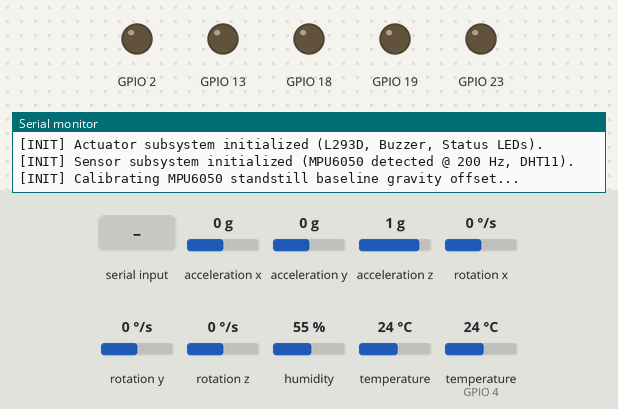
This program was run on a simulated ESP32. On the bench: output pins drawn as LEDs (lit = HIGH), the last lines printed to the serial monitor. Inputs (shaded band) come from the test bench; at power-on: acceleration z 1 g, acceleration x 0 g, acceleration y 0 g, rotation x 0 °/s, rotation y 0 °/s, rotation z 0 °/s, humidity 55 %, temperature 24 °C, temperature (sensor on GPIO 4) 24 °C.

Above: at 0.1 s.
At 2.0 s:
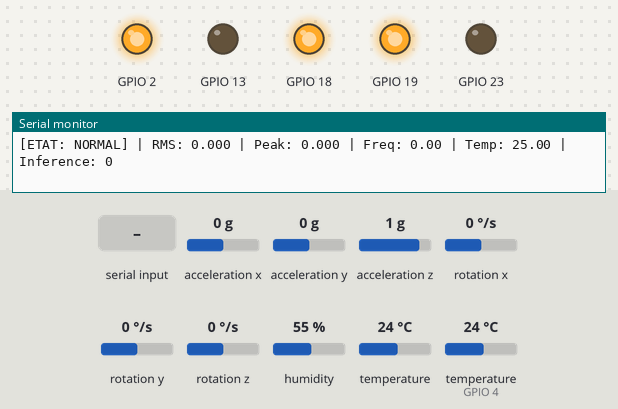
2.1 s: acceleration z set to -1.4 g
At 2.32 s:
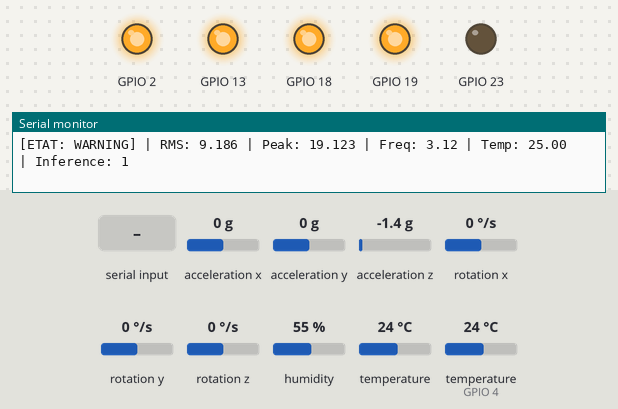
3.9 s: "1\n" received over Serial
Timing chart, 0 to 6.9 s (numbered marks = the images above; inputs shaded):
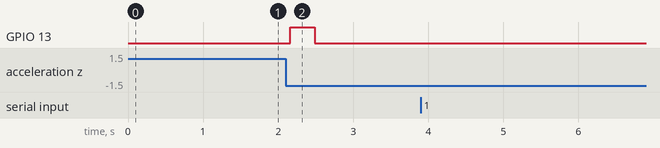

Measured:
- after the input at 2.1 s, GPIO 13: LOW → HIGH after 0.06 s, → LOW 0.33 s later

The program:

main.cpp
```cpp
/**
 * @file main.cpp
 * @brief Production Firmware Entry Point: Industrial Predictive Maintenance for DC Motor
 *
 * Unites:
 *  - 200 Hz MPU6050 Accelerometer Sampling & Calibration (Sensors)
 *  - Non-blocking 0.5 Hz DHT11 Temperature Polling (Sensors)
 *  - Real-Time 64-point FFT & Feature Extraction (DSPPipeline)
 *  - Edge TinyML Random Forest Anomaly Classification (model.h)
 *  - 5-State Safety Finite State Machine with 3-Frame Debounce (ActuatorControl)
 *  - L293D Dual H-Bridge Motor Control & Acoustic/Visual Signaling
 *  - Projector-Friendly Telemetry Stream & Non-Blocking Serial Fault Injection
 *
 * Target: ESP32 DevKit V1 (Arduino Framework) & Native Host Simulation
 * Zero dynamic heap allocations in steady-state loop.
 */

#ifndef UNIT_TEST

#include <Arduino.h>
#include "config.h"
#include "sensors.h"
#include "dsp_pipeline.h"
#include "model.h"
#include "actuator_control.h"

// =============================================================================
// Static Global Subsystems (Zero Dynamic Memory Allocation)
// =============================================================================
static DSPPipeline s_dsp_pipeline;
static unsigned long s_last_sample_micros = 0;
static unsigned long s_last_dht_millis = 0;
static float s_current_temperature = 25.0f;

// =============================================================================
// System Setup & Hardware Initialization
// =============================================================================
void setup() {
    // 1. Initialize Serial Communication at 115200 baud
    Serial.begin(SERIAL_BAUD_RATE);

    // Allow USB CDC / UART to stabilize
    unsigned long serial_wait_start = millis();
    while (!Serial && (millis() - serial_wait_start < 2000)) {
        // Wait for serial on native USB boards if attached
    }

    Serial.println();
    Serial.println("================================================================");
    Serial.println("   INDUSTRIAL PREDICTIVE MAINTENANCE SYSTEM - DC MOTOR (ESP32)  ");
    Serial.println("   Edge TinyML (Random Forest) + 64-pt FFT DSP + Safety FSM     ");
    Serial.println("================================================================");
    Serial.println("[INIT] Bootstrapping hardware peripherals and control loops...");

    // 2. Initialize Actuators (Motor PWM, Direction GPIOs, Buzzer, Status LEDs)
    Actuator_Init();
    Serial.println("[INIT] Actuator subsystem initialized (L293D, Buzzer, Status LEDs).");

    // 3. Initialize Sensors (I2C MPU6050 Accelerometer & 1-Wire DHT11)
    Sensors_Init();
    if (Sensors_IsMPUHealthy()) {
        Serial.println("[INIT] Sensor subsystem initialized (MPU6050 detected @ 200 Hz, DHT11).");
    } else {
        Serial.println("[INIT] [NOTE] MPU6050 hardware non détecté sur le bus I2C (SDA:21, SCL:22).");
        Serial.println("[INIT] -> Mode simulation de secours actif (télémétrie nominale & commandes de démo actives).");
    }

    // 4. Standstill Baseline Calibration (100 samples = ~500 ms)
    Serial.println("[INIT] Calibrating MPU6050 standstill baseline gravity offset...");
    Sensors_Calibrate(100);
    Serial.print("[INIT] Baseline gravity offset: ");
    Serial.print(Sensors_GetCalibrationOffset(), 3);
    Serial.println(" m/s^2");

    // 5. Arm Safety State Machine to STATE_NORMAL and Soft-Start Motor
    Actuator_Rearm();

    // 6. Display Diagnostics and Interactive Command Menu
    Actuator_PrintStatus();
    Actuator_PrintHelp();

    Serial.println("[INIT] System operational. Telemetry stream started.");
    Serial.println("----------------------------------------------------------------");

    // 7. Initialize High-Resolution Timestamps
    s_last_sample_micros = micros();
    s_last_dht_millis = millis();
}

// =============================================================================
// Main Non-Blocking Real-Time Execution Loop
// =============================================================================
void loop() {
    // -------------------------------------------------------------------------
    // 1. Non-Blocking Serial Command Listener (INJECT_VIB, INJECT_TEMP, RESET)
    // -------------------------------------------------------------------------
    Actuator_ProcessSerial();

    // -------------------------------------------------------------------------
    // 2. Non-Blocking Periodic DHT11 Temperature Polling (2000 ms interval)
    // -------------------------------------------------------------------------
    unsigned long now_ms = millis();
    if (now_ms - s_last_dht_millis >= DHT_INTERVAL_MS) {
        s_last_dht_millis = now_ms;
        Sensors_SampleDHT(s_current_temperature);
    }

    // -------------------------------------------------------------------------
    // 3. High-Rate MPU6050 Accelerometer Sampling (200 Hz -> 5000 µs interval)
    // -------------------------------------------------------------------------
    unsigned long now_us = micros();
    if (now_us - s_last_sample_micros >= SAMPLE_INTERVAL_US) {
        s_last_sample_micros = now_us;

        float z_sample = 0.0f;
        if (Sensors_SampleMPU(z_sample)) {
            s_dsp_pipeline.pushSample(z_sample);
        }

        // ---------------------------------------------------------------------
        // 4. Feature Extraction & TinyML Inference upon 64-Sample Window
        // ---------------------------------------------------------------------
        if (s_dsp_pipeline.isWindowReady()) {
            // Compute 4 DSP Features: RMS, Peak Absolute, Dominant Frequency, Temp
            DSPFeatures features = s_dsp_pipeline.computeFeatures(s_current_temperature);

            // Serialize into 4-element float array [RMS, Peak, Freq, Temp]
            float feature_vector[4];
            features.toFeatureArray(feature_vector);

            // Edge TinyML Random Forest Classification (0 = NORMAL, 1 = ANOMALY)
            int inference_result = Eloquent::ML::Port::RandomForest::predict(feature_vector);

            // Update Safety FSM with 3-frame debounce and sub-100ms emergency cutoff
            Actuator_UpdateFSM(inference_result);

            // Emit live high-visibility telemetry stream over UART
            Actuator_PrintTelemetry(features, inference_result);

            // Reset DSP pipeline buffer for the next 64-sample window
            s_dsp_pipeline.reset();
        }
    }
}

// =============================================================================
// Standalone Native Entry Point (for native host execution outside unit tests)
// =============================================================================
#if !defined(ARDUINO)
int main(int argc, char** argv) {
    (void)argc;
    (void)argv;
    setup();
    while (true) {
        loop();
    }
    return 0;
}
#endif

#endif // UNIT_TEST
```

actuator_control.h
```cpp
#pragma once
#include <Arduino.h>
#include <cstdint>
#include <cstddef>
#include "config.h"
#include "dsp_pipeline.h"
#include "sensors.h"

/**
 * @brief System Operating States for Safety State Machine (FSM).
 */
enum SystemState {
    STATE_INIT = 0,         // Hardware initialization & calibration
    STATE_NORMAL = 1,       // Nominal operation (Class 0, motor running nominal)
    STATE_WARNING = 2,      // 1 or 2 consecutive anomaly frames (Debounce count < 3)
    STATE_ALARM = 3,        // Exactly 3 consecutive anomaly frames (Latched Emergency Stop)
    STATE_MAINTENANCE = 4   // Manual inspection / maintenance mode
};

/**
 * @brief Convert SystemState enum to printable string name.
 * @param state Target SystemState.
 * @return Null-terminated string representation ("INIT", "NORMAL", "WARNING", "ALARM", "MAINTENANCE").
 */
const char* StateToString(SystemState state);

/**
 * @brief Initialize motor driver GPIOs, PWM channels, buzzer, and status LEDs.
 */
void Actuator_Init();

/**
 * @brief Update safety FSM based on TinyML inference output with 3-frame debounce.
 * @param inference_result Prediction class (0 = NORMAL, 1 = ANOMALY).
 */
void Actuator_UpdateFSM(int inference_result);

/**
 * @brief Immediate synchronous emergency cutoff (< 10 µs software, < 100 ms hardware).
 * Cuts motor PWM to 0, pulls IN1/IN2/ENA LOW, activates alarm LED and buzzer, and latches STATE_ALARM.
 */
void Actuator_EmergencyStop();

/**
 * @brief Operator safety rearm & system reset.
 * Clears fault injections, resets debounce counter, silences buzzer, turns on green LED,
 * soft-starts the DC motor, and transitions to STATE_NORMAL.
 */
void Actuator_Rearm();

/**
 * @brief Set DC motor PWM duty cycle directly.
 * @param duty 8-bit duty cycle (0 = stop, 255 = maximum speed).
 */
void Actuator_SetMotorPWM(uint8_t duty);

/**
 * @brief Soft-start DC motor by ramping PWM to target duty.
 * @param target_pwm Target duty cycle (default: MOTOR_NOMINAL_PWM = 200).
 */
void Actuator_SoftStartMotor(uint8_t target_pwm = MOTOR_NOMINAL_PWM);

/**
 * @brief Get the current FSM system state.
 */
SystemState Actuator_GetState();

/**
 * @brief Force set the FSM system state and apply corresponding actuator outputs.
 * @param new_state Target SystemState.
 */
void Actuator_SetState(SystemState new_state);

/**
 * @brief Get current debounce anomaly counter value (0 to DEBOUNCE_THRESHOLD).
 */
uint8_t Actuator_GetDebounceCount();

/**
 * @brief Reset the debounce anomaly counter to zero.
 */
void Actuator_ResetDebounce();

/**
 * @brief Get the currently commanded motor PWM duty cycle.
 */
uint8_t Actuator_GetMotorPWM();

/**
 * @brief Check if acoustic alarm buzzer is currently active.
 */
bool Actuator_IsBuzzerActive();

/**
 * @brief Check if green status LED is currently active.
 */
bool Actuator_IsNormalLedActive();

/**
 * @brief Check if warning/alarm LED is currently active.
 */
bool Actuator_IsWarningAlarmLedActive();

/**
 * @brief Update status LED and buzzer outputs based on current FSM state.
 */
void Actuator_UpdateSignaling();

/**
 * @brief Format a single telemetry stream line into a user-provided buffer (zero dynamic allocation).
 * Format: [ETAT: %-7s] | RMS: %.3f | Peak: %.3f | Freq: %.2f | Temp: %.2f | Inference: %d
 */
void Actuator_FormatTelemetry(char* buffer, size_t max_len, SystemState state,
                              float rms, float peak, float freq, float temp, int inference);

/**
 * @brief Emit formatted telemetry line over Serial.
 */
void Actuator_PrintTelemetry(float rms, float peak, float freq, float temp, int inference);

/**
 * @brief Emit formatted telemetry line from DSPFeatures and inference result over Serial.
 */
void Actuator_PrintTelemetry(const DSPFeatures& features, int inference);

/**
 * @brief Output complete internal diagnostics and telemetry over Serial.
 */
void Actuator_PrintStatus();

/**
 * @brief Output interactive command menu over Serial.
 */
void Actuator_PrintHelp();

/**
 * @brief Process a single received serial character through the non-blocking command buffer.
 * @param c Incoming character from UART.
 */
void Actuator_ProcessSerialChar(char c);

/**
 * @brief Non-blocking read and process of all pending serial characters.
 */
void Actuator_ProcessSerial();

/**
 * @brief Process and execute a null-terminated command string directly.
 * Supported commands: INJECT_VIB, INJECT_TEMP, RESET, STATUS, HELP.
 * @param cmd Null-terminated command string.
 * @return True if command recognized and executed, false otherwise.
 */
bool Actuator_ProcessCommand(const char* cmd);

/**
 * @brief Clear internal serial reception buffer.
 */
void Actuator_ResetSerialBuffer();
```

dsp_pipeline.h
```cpp
#pragma once
#include <Arduino.h>
#include <arduinoFFT.h>
#include <cstring>
#include <cmath>
#include "config.h"

/**
 * @brief Static circular ring buffer with zero dynamic memory allocation.
 * @tparam T Data type of buffered samples.
 * @tparam N Fixed capacity of the buffer.
 */
template <typename T, size_t N>
class RingBuffer {
private:
    T buffer_[N];
    size_t head_ = 0;
    size_t count_ = 0;

public:
    RingBuffer() {
        clear();
    }

    /**
     * @brief Push a new sample into the ring buffer (overwriting oldest when full).
     */
    void push(T sample) {
        buffer_[head_] = sample;
        head_ = (head_ + 1) % N;
        if (count_ < N) {
            count_++;
        }
    }

    /**
     * @brief Check whether the buffer contains a complete window (N samples).
     */
    bool isFull() const {
        return count_ >= N;
    }

    /**
     * @brief Number of samples currently in the buffer.
     */
    size_t size() const {
        return count_;
    }

    /**
     * @brief Maximum capacity of the buffer.
     */
    size_t capacity() const {
        return N;
    }

    /**
     * @brief Clear all samples from the buffer.
     */
    void clear() {
        head_ = 0;
        count_ = 0;
        std::memset(buffer_, 0, sizeof(buffer_));
    }

    /**
     * @brief Extract samples into a linear array in chronological order (oldest to newest).
     * @param[out] dest Destination array with at least count_ elements.
     */
    void extractWindow(T* dest) const {
        if (count_ == 0 || dest == nullptr) return;
        size_t start = (head_ + N - count_) % N;
        for (size_t i = 0; i < count_; ++i) {
            dest[i] = buffer_[(start + i) % N];
        }
    }
};

/**
 * @brief Physical feature vector extracted by real-time DSP.
 */
struct DSPFeatures {
    float rms;                 // Root Mean Square vibration energy (m/s^2)
    float peak_to_peak;        // Peak-to-Peak amplitude (m/s^2)
    float peak_absolute;       // Maximum absolute deviation (m/s^2)
    float dominant_frequency;  // Fundamental vibration harmonic (Hz)
    float temperature;         // Monitored motor temperature (°C)

    /**
     * @brief Serialize features into a 4-element array for TinyML model inference.
     * Order: [RMS, Peak, Dominant_Frequency, Temperature]
     */
    void toFeatureArray(float* out_features) const {
        if (out_features != nullptr) {
            out_features[0] = rms;
            out_features[1] = peak_absolute;
            out_features[2] = dominant_frequency;
            out_features[3] = temperature;
        }
    }
};

/**
 * @brief Real-time digital signal processing pipeline for 200 Hz accelerometer data.
 */
class DSPPipeline {
private:
    RingBuffer<float, WINDOW_SIZE> ring_buffer_;
    double vReal_[WINDOW_SIZE];
    double vImag_[WINDOW_SIZE];
    ArduinoFFT<double> fft_;

public:
    DSPPipeline();

    /**
     * @brief Push a new accelerometer sample into the DSP buffer.
     */
    void pushSample(float z_sample);

    /**
     * @brief Check if a full 64-sample window is ready for feature extraction.
     */
    bool isWindowReady() const;

    /**
     * @brief Reset the DSP ring buffer and internal state.
     */
    void reset();

    /**
     * @brief Execute complete DSP feature extraction on the current 64-sample window.
     * Computes RMS, Peak-to-Peak, Peak Absolute, 64-point FFT with Hamming windowing,
     * and dominant harmonic search excluding DC bin.
     * @param current_temp Current temperature from DHT11 (°C).
     * @return Extracted DSPFeatures struct.
     */
    DSPFeatures computeFeatures(float current_temp);

    /**
     * @brief Const reference to the internal ring buffer for diagnostic testing.
     */
    const RingBuffer<float, WINDOW_SIZE>& getRingBuffer() const {
        return ring_buffer_;
    }
};
```

model.h
```cpp
#pragma once
/**
 * @file model.h
 * @brief Auto-generated TinyML Random Forest classifier for ESP32 Predictive Maintenance.
 * @note Generated by mlops/run_pipeline.py. Zero heap allocation, microsecond inference.
 * @note Test Accuracy: 100.00%, Trees: 3, Features: 4
 */
#include <stdint.h>
#include <stddef.h>

namespace Eloquent {
namespace ML {
namespace Port {

class RandomForest {
public:
    static constexpr size_t NUM_FEATURES = 4;
    static constexpr size_t NUM_TREES = 3;
    static constexpr size_t NUM_CLASSES = 2;

    enum ClassLabel {
        NORMAL = 0,
        ANOMALY = 1
    };

    enum FeatureIndex {
        FEATURE_RMS = 0,
        FEATURE_PEAK = 1,
        FEATURE_DOMINANT_FREQ = 2,
        FEATURE_TEMPERATURE = 3
    };

private:
    static inline int predict_tree_0(const float* x) {
        if (x[1] <= 1.185800f) { // peak
            return 0;
        } else {
            if (x[0] <= 0.496700f) { // rms
                return 0;
            } else {
                return 1;
            }
        }
    }

    static inline int predict_tree_1(const float* x) {
        if (x[3] <= 32.354450f) { // temperature
            if (x[2] <= 51.581249f) { // dominant_freq
                return 0;
            } else {
                return 1;
            }
        } else {
            return 1;
        }
    }

    static inline int predict_tree_2(const float* x) {
        if (x[0] <= 0.573550f) { // rms
            return 0;
        } else {
            return 1;
        }
    }

public:
    /**
     * @brief Predict class label (0 = NORMAL, 1 = ANOMALY)
     * @param x Pointer to float array [rms, peak, dominant_freq, temperature]
     * @return int Class label (0 or 1)
     */
    static int predict(const float* x) {
        int votes[2] = {0, 0};
        votes[predict_tree_0(x)]++;
        votes[predict_tree_1(x)]++;
        votes[predict_tree_2(x)]++;
        return (votes[1] > votes[0]) ? 1 : 0;
    }

    /**
     * @brief Predict anomaly probability (fraction of trees voting ANOMALY)
     * @param x Pointer to float array of features
     * @return float Probability in range [0.0, 1.0]
     */
    static inline float predict_proba(const float* x) {
        int anomaly_votes = 0;
        if (predict_tree_0(x) == 1) anomaly_votes++;
        if (predict_tree_1(x) == 1) anomaly_votes++;
        if (predict_tree_2(x) == 1) anomaly_votes++;
        return static_cast<float>(anomaly_votes) / 3.0f;
    }

    /**
     * @brief Predict class label from individual feature values
     */
    static inline int predict(float rms, float peak, float freq, float temp) {
        const float x[4] = {rms, peak, freq, temp};
        return predict(x);
    }
};

} // namespace Port
} // namespace ML
} // namespace Eloquent

// C-compatible standalone wrapper functions
static inline int model_predict(const float* features) {
    return Eloquent::ML::Port::RandomForest::predict(features);
}

static inline int model_predict_values(float rms, float peak, float freq, float temp) {
    return Eloquent::ML::Port::RandomForest::predict(rms, peak, freq, temp);
}
```

Source omitted: sensors.h (2693 bytes), actuator_control.cpp (17417 bytes), dsp_pipeline.cpp (3150 bytes), sensors.cpp (4987 bytes), config.h (1947 bytes)
